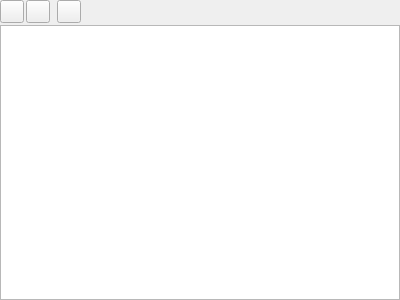
<?xml version="1.0" encoding="UTF-8"?>
<ui version="4.0">
 <class>ItemsEditorWidget</class>
 <widget class="QWidget" name="ItemsEditorWidget">
  <property name="geometry">
   <rect>
    <x>0</x>
    <y>0</y>
    <width>400</width>
    <height>300</height>
   </rect>
  </property>
  <property name="windowTitle">
   <string>Form</string>
  </property>
  <layout class="QVBoxLayout" name="verticalLayout_2">
   <property name="spacing">
    <number>2</number>
   </property>
   <property name="leftMargin">
    <number>0</number>
   </property>
   <property name="topMargin">
    <number>0</number>
   </property>
   <property name="rightMargin">
    <number>0</number>
   </property>
   <property name="bottomMargin">
    <number>0</number>
   </property>
   <item>
    <layout class="QVBoxLayout" name="verticalLayout">
     <item>
      <layout class="QHBoxLayout" name="horizontalLayout_3">
       <item>
        <widget class="QToolButton" name="btnAdd">
         <property name="cursor">
          <cursorShape>PointingHandCursor</cursorShape>
         </property>
         <property name="text">
          <string/>
         </property>
        </widget>
       </item>
       <item>
        <widget class="QToolButton" name="btnEdit">
         <property name="cursor">
          <cursorShape>PointingHandCursor</cursorShape>
         </property>
         <property name="text">
          <string/>
         </property>
        </widget>
       </item>
       <item>
        <spacer name="horizontalSpacer">
         <property name="orientation">
          <enum>Qt::Horizontal</enum>
         </property>
         <property name="sizeType">
          <enum>QSizePolicy::Preferred</enum>
         </property>
         <property name="sizeHint" stdset="0">
          <size>
           <width>5</width>
           <height>5</height>
          </size>
         </property>
        </spacer>
       </item>
       <item>
        <widget class="QToolButton" name="btnRemove">
         <property name="cursor">
          <cursorShape>PointingHandCursor</cursorShape>
         </property>
         <property name="text">
          <string/>
         </property>
        </widget>
       </item>
       <item>
        <spacer name="horizontalSpacer_3">
         <property name="orientation">
          <enum>Qt::Horizontal</enum>
         </property>
         <property name="sizeHint" stdset="0">
          <size>
           <width>40</width>
           <height>20</height>
          </size>
         </property>
        </spacer>
       </item>
      </layout>
     </item>
     <item>
      <widget class="QTableView" name="tableView">
       <property name="showGrid">
        <bool>false</bool>
       </property>
       <attribute name="horizontalHeaderVisible">
        <bool>false</bool>
       </attribute>
       <attribute name="horizontalHeaderMinimumSectionSize">
        <number>20</number>
       </attribute>
       <attribute name="horizontalHeaderDefaultSectionSize">
        <number>24</number>
       </attribute>
       <attribute name="horizontalHeaderStretchLastSection">
        <bool>true</bool>
       </attribute>
       <attribute name="verticalHeaderVisible">
        <bool>false</bool>
       </attribute>
      </widget>
     </item>
    </layout>
   </item>
  </layout>
 </widget>
 <resources/>
 <connections/>
</ui>
